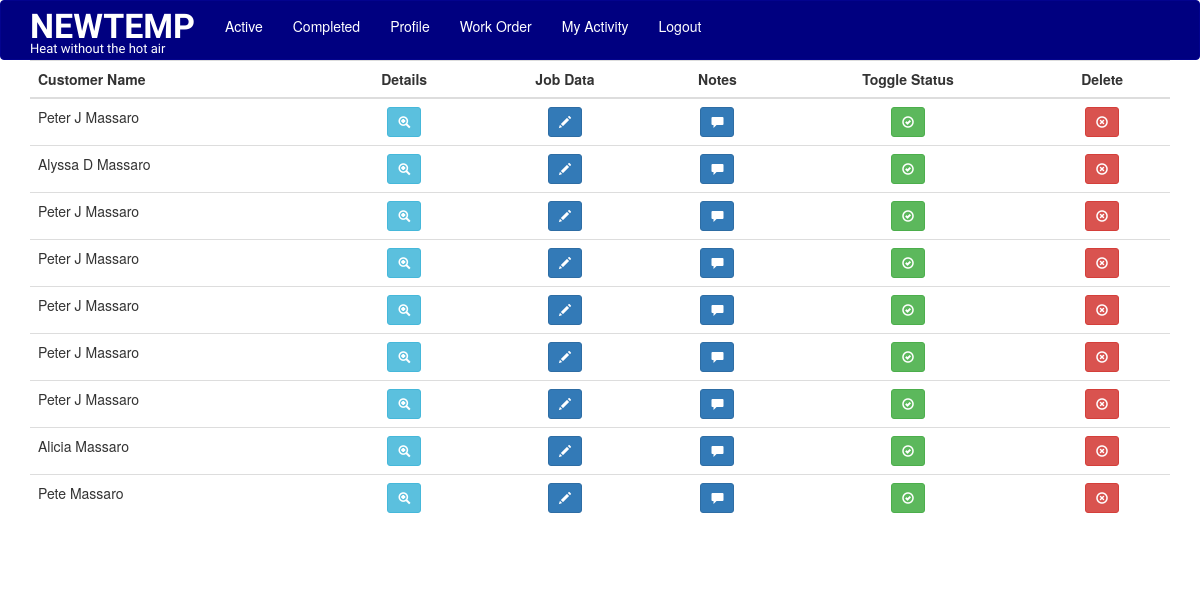
Page /quoteRequests/Active (signed in) on the committed database.
### app/models.py (models this page shows, shortened)
class QuoteRequests(db.Model):
	__tablename__ = 'quoterequests'
	id = db.Column(db.Integer, primary_key=True)
	customer = db.Column(db.String(120), index=True, unique=False)
	email = db.Column(db.String(120), index=True, unique=False)
	submit_time = db.Column(db.DateTime)
	street = db.Column(db.String(120), unique=False)
	city = db.Column(db.String(120), unique=False)
	state = db.Column(db.String(120), unique=False)
	zip_code = db.Column(db.Integer, unique=False)
	phone = db.Column(db.Integer, unique=False)
	time_requested = db.Column(db.String(120), unique=False)
	description = db.Column(db.String(240), unique=False)
	status = db.Column(db.String(120), unique=False)
	paid = db.Column(db.Boolean)
	complete = db.Column(db.Boolean)
	misc = db.Column(db.String(200), unique=False)
	stripe_id = db.Column(db.String(120), unique=False)
	job = db.relationship('JobData', backref='data', lazy='dynamic')
	notes = db.relationship('JobNote', backref='data', lazy='dynamic')
	user_id = db.Column(db.Integer, db.ForeignKey('user.id'))

### app/main/routes.py (the view)
@bp.route('/quoteRequests/<jobStatus>')
@login_required
@admin_required
def quoteRequests(jobStatus):
	page = request.args.get('page', 1, type=int)
	requests = QuoteRequests.query.filter_by(status=jobStatus).order_by(QuoteRequests.submit_time.desc()).paginate(
		page, current_app.config['QRS_PER_PAGE'], False)
	next_url = url_for('main.quoteRequests', jobStatus=jobStatus, page=requests.next_num) \
		if requests.has_next else None
	prev_url = url_for('main.quoteRequests', jobStatus=jobStatus, page=requests.prev_num) \
		if requests.has_prev else None
	return render_template('quotes.html', quoteRequests=requests.items,
		next_url=next_url, prev_url=prev_url)

### app/models.py (called while the page is built)
@login.user_loader
def load_user(id):
	return User.query.get(int(id))

	def has_access(self, level):
		return self.role is not None and \
			self.role == level

### app/templates/quotes.html (shortened to what this page needs)
{% extends 'base.html' %}
{% block app_content %}
<div class='container quote-table'>
	<table class="table table-hover table-responsive btn-table">
		<tr>
			<th>
				<b>Customer Name</b>
			</th>
			<th class='hcenter'>
				<b>Details</b>
			</th>
			<th class='hcenter'>
				<b>Job Data</b>
			</th>
			<th class='hcenter'>
				<b>Notes</b>
			</th>
			<th class='hcenter hidden-xs'>
				<b>Toggle Status</b>
			</th>
			<th class='hcenter hidden-xs'>
				<b>Delete</b>
			</th>
		</tr>
		<tbody>
		{% for quote in quoteRequests %}
			{% include '_quoteTable.html' %}
		{% endfor %}
{% endblock %}

### app/templates/_quoteTable.html (shortened to what this page needs)
<tr>
	<td>{{ quote.customer }}</td>
	<td class='hcenter'>
		<a class='btn btn-info btn-sm' role='button' data-toggle='modal' data-target='#myModal{{ quote.id }}'><span class="glyphicon glyphicon-zoom-in" aria-hidden="true"></span></a>
	</td>
	<td class='hcenter'>
		<a class='btn btn-primary btn-sm hcenter' href="{{ url_for('main.jobdata', quoteId=quote.id) }}" role='button'><span class="glyphicon glyphicon-pencil" aria-hidden="true"></a>
	</td>
  <td class='hcenter'>
    <a class='btn btn-primary btn-sm hcenter' href="{{
    url_for('main.jobNotes', quoteId=quote.id) }}" role='button
    '><span class="glyphicon glyphicon-comment" aria-hidden="true"></a>
  </td>
  <td class='hcenter hidden-xs'>
    <a class='btn btn-success btn-sm hcenter' href="{{ url_for('main.toggleStatus', quoteId=quote.id) }}" role='button'><span class="glyphicon glyphicon-ok-circle" aria-hidden="true"></a>
  </td>
  <td class='hcenter hidden-xs'>
    <a class='btn btn-danger btn-sm hcenter' role='button' data-toggle='modal' data-target='#deleteModal{{ quote.id }}'><span class="glyphicon glyphicon-remove-circle" aria-hidden="true"></a>
  </td>
</tr>
</div>

### app/static/style.css (style rules this page uses)
html, body { height: 100%; margin: 0px; padding: 0px; }
.hcenter { text-align: center; }

### rows in the picture
QuoteRequests: customer "Peter J Massaro"
QuoteRequests: customer "Alyssa D Massaro"
QuoteRequests: customer "Peter J Massaro"
QuoteRequests: customer "Peter J Massaro"
QuoteRequests: customer "Peter J Massaro"
QuoteRequests: customer "Peter J Massaro"
QuoteRequests: customer "Peter J Massaro"
QuoteRequests: customer "Alicia Massaro"
QuoteRequests: customer "Pete Massaro"
